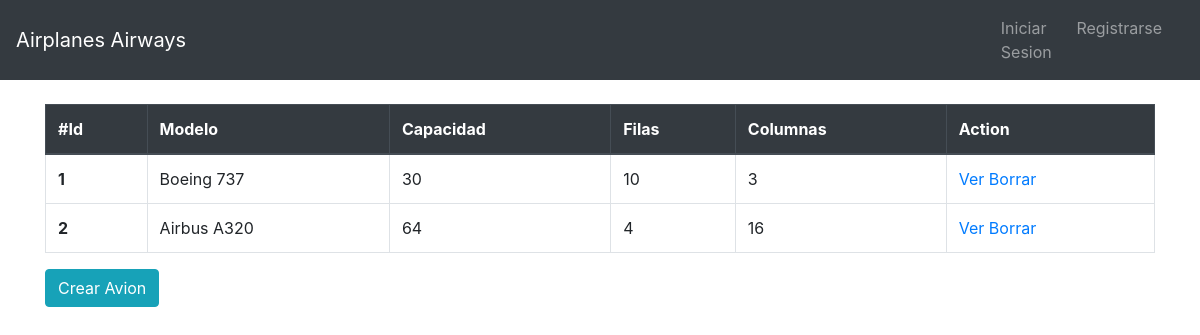
The app's page /airplanes/airplane_list/, older data.
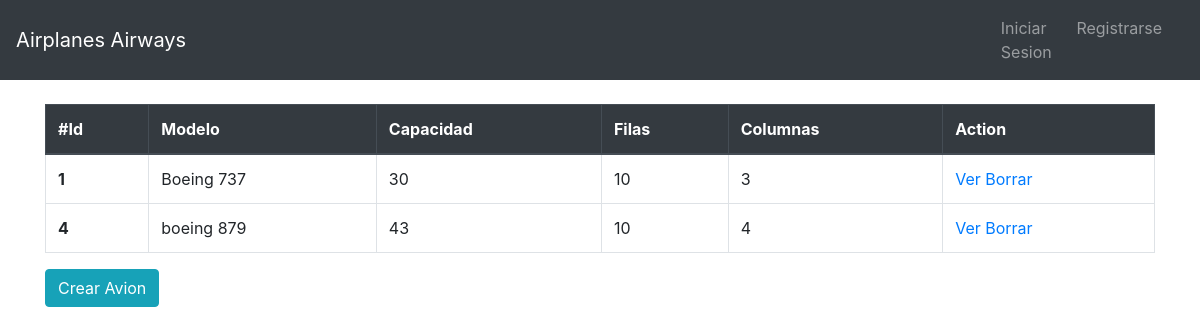
The same page, newer data.
### apps/airplanes/models.py (models this page shows, shortened)
class Airplane(models.Model):
    model = models.CharField(max_length=100)
    capacity = models.IntegerField()
    rows = models.IntegerField()
    columns = models.IntegerField()

### apps/airplanes/views.py (the view)
class AirplaneList(ListView):
    model = Airplane
    template_name = 'airplanes/list.html'
    context_object_name = 'airplanes'

### apps/airplanes/templates/airplanes/list.html (shortened to what this page needs)
{% extends 'base.html' %}
{% block content %}
<div class="container mt-4">
    <table class="table table-bordered">
        <thead class="thead-dark">
            <tr>
                <th scope="col">#Id</th>
                <th scope="col">Modelo</th>
                <th scope="col">Capacidad</th>
                <th scope="col">Filas</th>
                <th scope="col">Columnas</th>
                <th scope="col">Action</th>
            </tr>
        </thead>
        <tbody>
            {% for airplane in airplanes %}
            <tr>
                <th scope="row">{{airplane.id}}</th>
                <td>{{airplane.model}}</td>
                <td>{{airplane.capacity}}</td>
                <td>{{airplane.rows}}</td>
                <td>{{airplane.columns}}</td>
                <td>
                    <a href="{% url 'airplane_detail' airplane.id %}" class="fa fa-eye" aria-hidden="true"> Ver </a>
                    <a href="{% url 'airplane_delete' airplane.id %}" class="fa fa-trash" aria-hidden="true"> Borrar </a>
                </td>
            </tr>
            {% endfor %}
        </tbody>
    </table>
    <a href="{% url 'airplane_create' %}" class="btn btn-info">Crear Avion</a>
</div>
{% endblock %}

### apps/home/templates/base.html (shortened to what this page needs)
<!DOCTYPE html>
<html lang="en">
<head>
    <link rel="stylesheet" href="https://stackpath.bootstrapcdn.com/bootstrap/4.3.1/css/bootstrap.min.css">
</head>
<body>
    <nav class="navbar navbar-expand-lg navbar-dark bg-dark row">
        <a class="navbar-brand col-4" href="{% url 'index' %}">Airplanes Airways</a>
        <div class="collapse navbar-collapse row col-8" id="navbarNav">
            {% if user.is_authenticated %}
            <ul class="navbar-nav col-8">
                <li class="nav-item">
                    <a class="nav-link" href="#">Home</a>
                </li>
                <li class="nav-item {% block active %} {% endblock %}">
                    <a class="nav-link" href="{% url 'airplane_list' %}">Airplanes<span class="sr-only">(current)</span></a>
                </li>
                <li class="nav-item">
                    <a class="nav-link" href="#">Flights</a>
                </li>
                <li class="nav-item">
                    <a class="nav-link" href="#">Passengers</a>
                </li>
                <li class="nav-item">
                    <a class="nav-link" href="#">Reservations</a>
                </li>
            </ul>
            <ul class="navbar-nav col-4">
                <li class="nav-item">
                    <a href="{% url 'logout' %}" class="nav-link">Logout</a>
                </li>
            </ul>
            {% else %}
            <ul class="navbar-nav col-3">
                <li class="nav-item"><a href="{% url 'login' %}" class="nav-link">Iniciar Sesion</a></li>
                <li class="nav-item"><a href="{% url 'register' %}" class="nav-link">Registrarse</a></li>
            </ul>
            {% endif %}
        </div>
    </nav>
    {% block content %}
    {% endblock %}
</body>
</html>

Row changes from the older to the newer data that the page shows:
removed Airplane: id "2", model "Airbus A320", capacity "64", rows "4", columns "16"
added Airplane: id "4", model "boeing 879", capacity "43", rows "10", columns "4"
